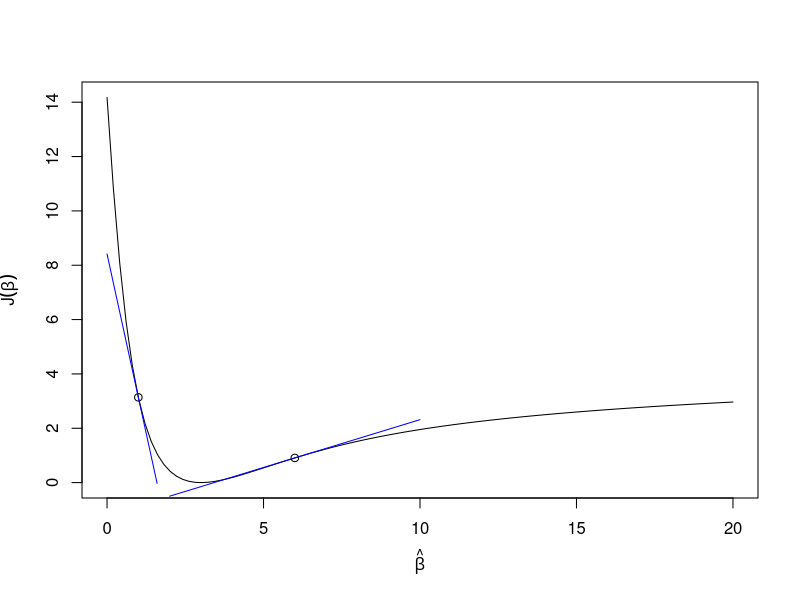

R code for this plot:
## ---- chunk 1
#| label: fig-curveWithSlopes
#| fig-cap: "An example $J(\\beta)$ showing tangent lines at two points"
x <- rnorm(100)
y <- 1/(1+exp(-3*x))

# squared error
J <- function(b, x, y)
{
  yhat <- 1/(1+exp(-b*x))
  return( sum((y-yhat)^2) )
}

# derivative of J with respect to b
dJ <- function(b, x, y)
{
  yhat <- 1/(1+exp(-b*x))
  return( sum(-2*(y-yhat)*yhat*(1-yhat)*x) )
}


b <- seq(0,20, length.out=100)
J0 <- sapply(b, function(beta0) J(beta0,x,y))

plot(b,J0, type="l", xlab=expression(hat(beta)), ylab=expression(J(hat(beta))))
points(c(1,6),c(J(1,x,y),J(6,x,y)))
curve(dJ(1,x,y)*(b-1) + J(1,x,y), add = TRUE, col = 'blue', xname="b",
      from=0,to=1.6)
curve(dJ(6,x,y)*(b-6) + J(6,x,y), add = TRUE, col = 'blue', xname="b",
      from=2,to=10)
## ---- chunk 2
p <- 0.1
# newton iterations
for(i in 1:6)
{
  p <- p + p*(1-p)*(3-8*p)/(3-6*p+8*p^2)
  print(p)
}
## ---- chunk 3
f <- function(p)
{
  res <- -(6*log(p)+10*log(1-p))
  attr(res, "gradient") <- -(6/p - 10/(1-p))
  attr(res, "hessian")  <- 6/p^2 + 10/(1-p)^2
  return(res)
}
nlm(f, 0.1)
